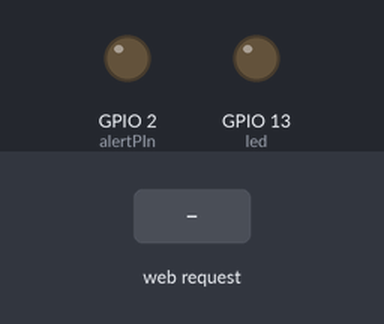
The sketch below on a simulated ESP8266 (NodeMCU). Shown: output pins drawn as LEDs (lit = HIGH). Inputs (shaded band) come from the test bench. WiFi joins after 1.5 s; servers stay silent unless stated; what the sketch prints to the serial monitor is not drawn.

Above: at 2.7 s.
2.8 s: HTTP request GET /alert?state=1 received
At 3.5 s:
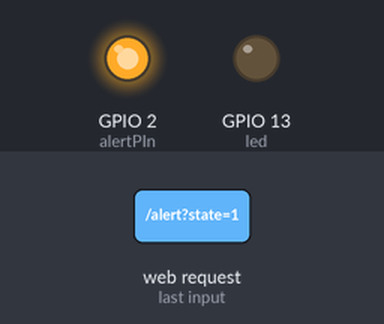
4.3 s: HTTP request GET /alert?state=0 received
At 4.7 s:
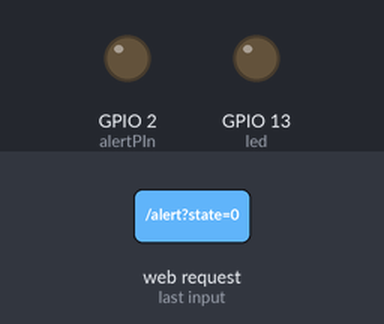
Timing chart, 0 to 7.3 s (numbered marks = the images above; inputs shaded):
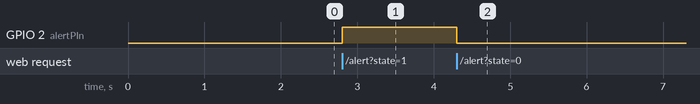

The sketch:

webServerAlertNotifications.ino
```cpp
#include <ESP8266WiFi.h>
#include <WiFiClient.h>
#include <ESP8266WebServer.h>
#include <ESP8266mDNS.h>

const char* ssid = "GVT-E931"; // your wireless network name (SSID)
const char* password = "6867006150"; // your Wi-Fi network password

ESP8266WebServer server(80);

const int led = 13;
const int alertPIn = 2;

void handleAlert() {
  String armts = (String) server.args();
  Serial.println("RequestRecebido - " + armts + " - ");

  String message = "Number of args received:";
  message += server.args();

  for (int i = 0; i < server.args(); i++) {
    message += "Arg nº" + (String) i + "->";
    message += server.argName(i) + ": ";
    message += server.arg(i) + "\n";
    Serial.println(message);
  }

  String state = server.arg("state");
  if (state == "1") {
    Serial.println("Socorro");
    digitalWrite(alertPIn, HIGH);
  } else if (state == "0") {
    Serial.println("OK");
    digitalWrite(alertPIn, LOW);
  }
  server.send(200, "text/plain", "Alert is " + state);
}

void handleRoot() {
  digitalWrite(led, 1);
  server.send(200, "text/plain", "hello from esp8266!");
  digitalWrite(led, 0);
}

void handleNotFound() {
  digitalWrite(led, 1);
  String message = "File Not Found\n\n";
  message += "URI: ";
  message += server.uri();
  message += "\nMethod: ";
  message += (server.method() == HTTP_GET) ? "GET" : "POST";
  message += "\nArguments: ";
  message += server.args();
  message += "\n";
  for (uint8_t i = 0; i < server.args(); i++) {
    message += " " + server.argName(i) + ": " + server.arg(i) + "\n";
  }
  server.send(404, "text/plain", message);
  digitalWrite(led, 0);
}

void setup(void) {
  pinMode(led, OUTPUT);
  pinMode(alertPIn, OUTPUT);
  digitalWrite(led, 0);
  Serial.begin(115200);
  Serial.println("Iniciando...");
  WiFi.begin(ssid, password);
  Serial.println("");

  // Wait for connection
  while (WiFi.status() != WL_CONNECTED) {
    delay(500);
    Serial.print(".");
  }
  Serial.println("");
  Serial.print("Connected to ");
  Serial.println(ssid);
  Serial.print("IP address: ");
  Serial.println(WiFi.localIP());

  if (MDNS.begin("esp8266")) {
    Serial.println("MDNS responder started");
  }

  server.on("/", handleRoot);

  server.on("/alert", handleAlert);

  server.on("/inline", []() {
    server.send(200, "text/plain", "this works as well");
  });

  server.onNotFound(handleNotFound);

  server.begin();
  Serial.println("HTTP server started");
}

void loop(void) {
  server.handleClient();
}
```

Measured:
- after the input at 2.8 s, GPIO 2 (alertPIn): LOW → HIGH at once
- after the input at 4.3 s, GPIO 2 (alertPIn): HIGH → LOW at once
